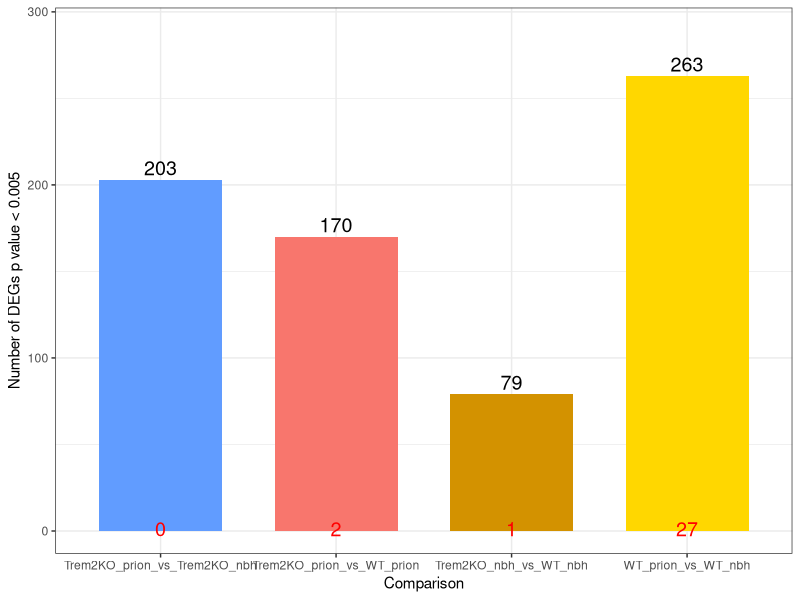
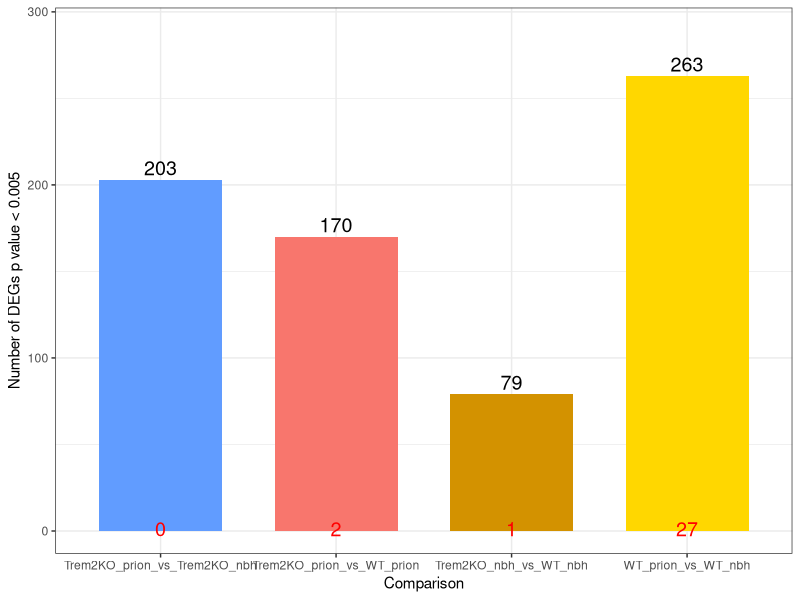

Recreate these plots in R, in order.
library(ggplot2)

# Load the summary table (replace with your file)
deg_summary <- read.csv("input_data/data.csv", check.names = FALSE)

# Ensure correct order
deg_summary$Comparison <- factor(deg_summary$Comparison, levels = deg_summary$Comparison)

# Plot (identical style)
p <- ggplot(deg_summary, aes(x = Comparison, y = Pval005, fill = Comparison)) +
  geom_bar(stat = "identity", width = 0.7, show.legend = FALSE) +
  geom_text(aes(label = Pval005), vjust = -0.3, size = 5, color = "black") +
  geom_text(aes(label = FDR005, y = 10), vjust = 1.5, size = 5, color = "red") +
  scale_y_continuous(expand = expansion(mult = c(0.05, 0.15))) +
  labs(
    x = "Comparison",
    y = "Number of DEGs p value < 0.005"
  ) +
  theme_minimal(base_size = 14) +
  theme(
    axis.text.x = element_text(angle = 15, hjust = 1, size = 12),
    axis.title.x = element_text(margin = margin(t = 10)),
    axis.title.y = element_text(size = 13)
  ) +
  scale_fill_manual(values = c("#619CFF", "#F8766D", "#D39200", "#FFD700")) +
  theme_bw()

# Display
p

# Save
ggsave("output_plot.png", plot = p, width = 8, height = 8)
